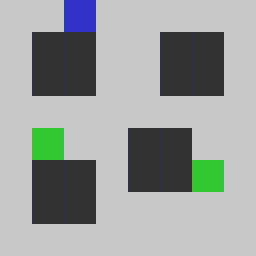

This game map was drawn from its Tiled (.tmx) file and the tilesets committed beside it. A one-line description and the full map source follow:
An orthogonal 8x8 tile map with 32x32 px tiles, 1 tile layer (Tile Layer 1).

<map version="1.10" tiledversion="1.10.1" orientation="orthogonal" renderorder="right-down" width="8" height="8" tilewidth="32" tileheight="32" infinite="0" nextlayerid="2" nextobjectid="1">
 <tileset firstgid="1" source="../BaseTileset.tsx" />
 <layer id="1" name="Tile Layer 1" width="8" height="8">
  <data encoding="csv">
5,5,3,5,5,5,5,5,
5,4,4,5,5,4,4,5,
5,4,4,5,5,4,4,5,
5,5,5,5,5,5,5,5,
5,2,5,5,4,4,5,5,
5,4,4,5,4,4,2,5,
5,4,4,5,5,5,5,5,
5,5,5,5,5,5,5,5
</data>
 </layer>
</map>
